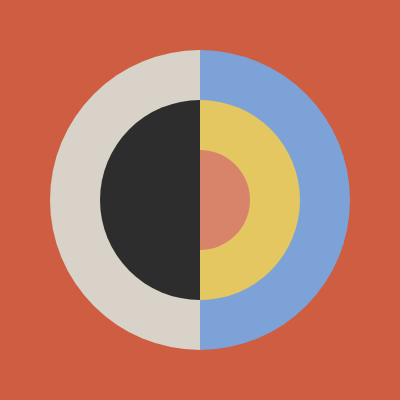
Frame 1 (no input)
Frame 2 (the mouse pressed at the canvas centre, redrawn once): identical to frame 1, image omitted

The p5.js sketch that drew this single still picture (run headless with seeded random() and noise() and a simulated clock; the mouse was pressed at the canvas centre and the sketch redrawn once):

// p5.js sketch
// ── sketch.js
function setup() {
  createCanvas(400,400);
}

function draw(){
  background('#CF5D42');

  noStroke();

  fill('#7CA2D7');
  arc(
    200, 200,
    300, 300,
    Math.PI / 180 * -90,
    Math.PI / 180 * 90,
    CHORD
  );

  fill('#E5C762');
  arc(
    200, 200,
    200, 200,
    Math.PI / 180 * -90,
    Math.PI / 180 * 90,
    CHORD
  );

  fill('#D8846A');
  arc(
    200, 200,
    100, 100,
    Math.PI / 180 * -90,
    Math.PI / 180 * 90,
    CHORD
  );

  fill('#D9D2C8');
  arc(
    200, 200,
    300, 300,
    Math.PI / 180 * 90,
    Math.PI / 180 * 270,
    CHORD
  );

  fill('#2D2D2D');
  arc(
    200, 200,
    200, 200,
    Math.PI / 180 * 90,
    Math.PI / 180 * 270,
    CHORD
  );

  noLoop();
}
